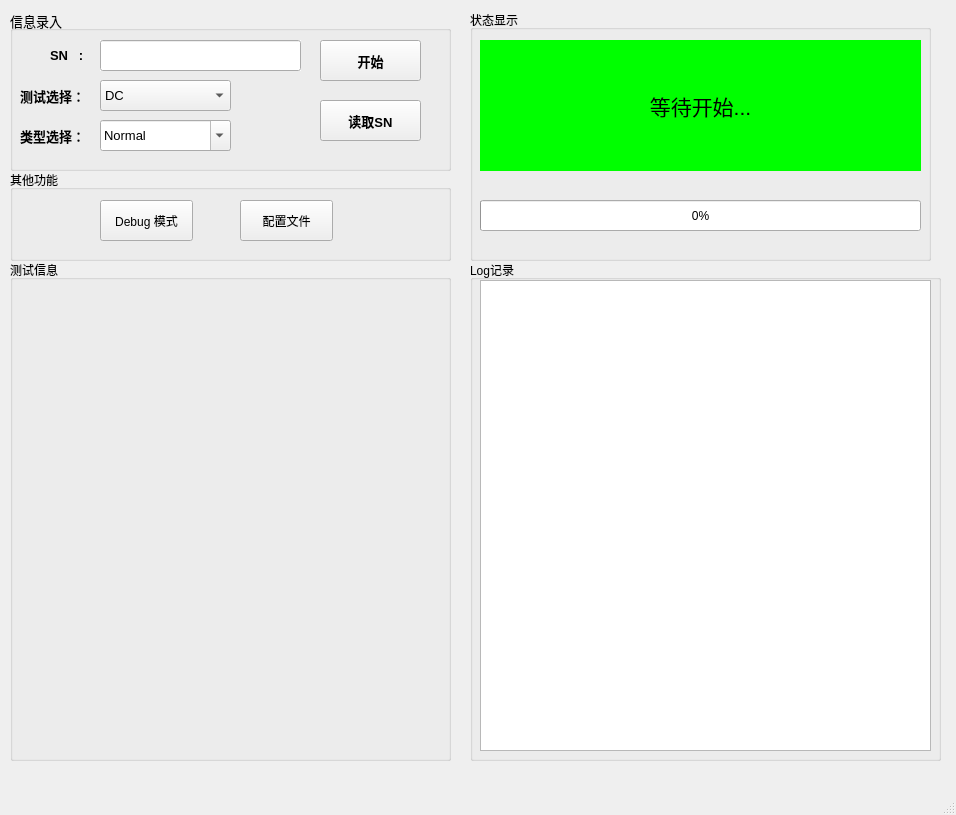
<?xml version="1.0" encoding="UTF-8"?>
<ui version="4.0">
 <class>MainWindow</class>
 <widget class="QMainWindow" name="MainWindow">
  <property name="geometry">
   <rect>
    <x>0</x>
    <y>0</y>
    <width>956</width>
    <height>815</height>
   </rect>
  </property>
  <property name="windowTitle">
   <string>FS400 Final Test V2.0</string>
  </property>
  <widget class="QWidget" name="centralwidget">
   <widget class="QGroupBox" name="groupBox">
    <property name="geometry">
     <rect>
      <x>10</x>
      <y>10</y>
      <width>441</width>
      <height>161</height>
     </rect>
    </property>
    <property name="font">
     <font>
      <family>Microsoft YaHei UI</family>
      <pointsize>10</pointsize>
     </font>
    </property>
    <property name="title">
     <string>信息录入</string>
    </property>
    <widget class="QLabel" name="label">
     <property name="geometry">
      <rect>
       <x>40</x>
       <y>10</y>
       <width>51</width>
       <height>71</height>
      </rect>
     </property>
     <property name="font">
      <font>
       <family>Microsoft YaHei UI</family>
       <pointsize>10</pointsize>
       <weight>75</weight>
       <bold>true</bold>
      </font>
     </property>
     <property name="text">
      <string>SN   :</string>
     </property>
    </widget>
    <widget class="QLineEdit" name="lineEdit">
     <property name="geometry">
      <rect>
       <x>90</x>
       <y>30</y>
       <width>201</width>
       <height>31</height>
      </rect>
     </property>
     <property name="font">
      <font>
       <family>Arial</family>
       <pointsize>12</pointsize>
      </font>
     </property>
     <property name="cursor">
      <cursorShape>IBeamCursor</cursorShape>
     </property>
     <property name="autoFillBackground">
      <bool>true</bool>
     </property>
     <property name="text">
      <string/>
     </property>
     <property name="maxLength">
      <number>32766</number>
     </property>
     <property name="frame">
      <bool>true</bool>
     </property>
     <property name="echoMode">
      <enum>QLineEdit::Normal</enum>
     </property>
     <property name="alignment">
      <set>Qt::AlignLeading|Qt::AlignLeft|Qt::AlignVCenter</set>
     </property>
     <property name="dragEnabled">
      <bool>false</bool>
     </property>
    </widget>
    <widget class="QPushButton" name="start_test_butt">
     <property name="geometry">
      <rect>
       <x>310</x>
       <y>30</y>
       <width>101</width>
       <height>41</height>
      </rect>
     </property>
     <property name="minimumSize">
      <size>
       <width>50</width>
       <height>0</height>
      </size>
     </property>
     <property name="font">
      <font>
       <pointsize>10</pointsize>
       <weight>75</weight>
       <bold>true</bold>
      </font>
     </property>
     <property name="text">
      <string>开始</string>
     </property>
    </widget>
    <widget class="QComboBox" name="Test_type">
     <property name="geometry">
      <rect>
       <x>90</x>
       <y>110</y>
       <width>131</width>
       <height>31</height>
      </rect>
     </property>
     <property name="font">
      <font>
       <pointsize>10</pointsize>
      </font>
     </property>
     <property name="editable">
      <bool>true</bool>
     </property>
     <item>
      <property name="text">
       <string>Normal</string>
      </property>
     </item>
     <item>
      <property name="text">
       <string>金样</string>
      </property>
     </item>
     <item>
      <property name="text">
       <string>客户返回复测</string>
      </property>
     </item>
     <item>
      <property name="text">
       <string>Debug</string>
      </property>
     </item>
     <item>
      <property name="text">
       <string>HTOL168</string>
      </property>
     </item>
     <item>
      <property name="text">
       <string>HTOL500</string>
      </property>
     </item>
     <item>
      <property name="text">
       <string>HTOL1000</string>
      </property>
     </item>
     <item>
      <property name="text">
       <string>HTOL2000</string>
      </property>
     </item>
     <item>
      <property name="text">
       <string>TC</string>
      </property>
     </item>
     <item>
      <property name="text">
       <string>ESD</string>
      </property>
     </item>
     <item>
      <property name="text">
       <string>DH168</string>
      </property>
     </item>
     <item>
      <property name="text">
       <string>DH500</string>
      </property>
     </item>
     <item>
      <property name="text">
       <string>DH1000</string>
      </property>
     </item>
     <item>
      <property name="text">
       <string>DH2000</string>
      </property>
     </item>
    </widget>
    <widget class="QLabel" name="label_5">
     <property name="geometry">
      <rect>
       <x>10</x>
       <y>100</y>
       <width>81</width>
       <height>51</height>
      </rect>
     </property>
     <property name="font">
      <font>
       <family>Microsoft YaHei UI</family>
       <pointsize>10</pointsize>
       <weight>75</weight>
       <bold>true</bold>
      </font>
     </property>
     <property name="text">
      <string>类型选择：</string>
     </property>
    </widget>
    <widget class="QLabel" name="label_4">
     <property name="geometry">
      <rect>
       <x>10</x>
       <y>60</y>
       <width>81</width>
       <height>51</height>
      </rect>
     </property>
     <property name="font">
      <font>
       <family>Microsoft YaHei UI</family>
       <pointsize>10</pointsize>
       <weight>75</weight>
       <bold>true</bold>
      </font>
     </property>
     <property name="text">
      <string>测试选择：</string>
     </property>
    </widget>
    <widget class="QComboBox" name="Test_item">
     <property name="geometry">
      <rect>
       <x>90</x>
       <y>70</y>
       <width>131</width>
       <height>31</height>
      </rect>
     </property>
     <property name="font">
      <font>
       <pointsize>10</pointsize>
      </font>
     </property>
     <item>
      <property name="text">
       <string>DC</string>
      </property>
     </item>
     <item>
      <property name="text">
       <string>TxBW</string>
      </property>
     </item>
     <item>
      <property name="text">
       <string>ICR</string>
      </property>
     </item>
     <item>
      <property name="text">
       <string>RxRes</string>
      </property>
     </item>
     <item>
      <property name="text">
       <string>PeSkew</string>
      </property>
     </item>
     <item>
      <property name="text">
       <string>VOAcal</string>
      </property>
     </item>
    </widget>
    <widget class="QPushButton" name="read_SN">
     <property name="geometry">
      <rect>
       <x>310</x>
       <y>90</y>
       <width>101</width>
       <height>41</height>
      </rect>
     </property>
     <property name="minimumSize">
      <size>
       <width>93</width>
       <height>0</height>
      </size>
     </property>
     <property name="font">
      <font>
       <pointsize>10</pointsize>
       <weight>75</weight>
       <bold>true</bold>
      </font>
     </property>
     <property name="text">
      <string>读取SN</string>
     </property>
    </widget>
   </widget>
   <widget class="QGroupBox" name="groupBox_2">
    <property name="geometry">
     <rect>
      <x>470</x>
      <y>260</y>
      <width>471</width>
      <height>501</height>
     </rect>
    </property>
    <property name="font">
     <font>
      <family>Microsoft YaHei UI</family>
      <pointsize>9</pointsize>
     </font>
    </property>
    <property name="title">
     <string>Log记录</string>
    </property>
    <widget class="QPlainTextEdit" name="plainTextEdit">
     <property name="geometry">
      <rect>
       <x>10</x>
       <y>20</y>
       <width>451</width>
       <height>471</height>
      </rect>
     </property>
     <property name="font">
      <font>
       <pointsize>9</pointsize>
      </font>
     </property>
     <property name="focusPolicy">
      <enum>Qt::NoFocus</enum>
     </property>
     <property name="verticalScrollBarPolicy">
      <enum>Qt::ScrollBarAsNeeded</enum>
     </property>
     <property name="horizontalScrollBarPolicy">
      <enum>Qt::ScrollBarAsNeeded</enum>
     </property>
     <property name="sizeAdjustPolicy">
      <enum>QAbstractScrollArea::AdjustIgnored</enum>
     </property>
     <property name="readOnly">
      <bool>true</bool>
     </property>
    </widget>
   </widget>
   <widget class="QGroupBox" name="groupBox_3">
    <property name="geometry">
     <rect>
      <x>470</x>
      <y>10</y>
      <width>461</width>
      <height>251</height>
     </rect>
    </property>
    <property name="font">
     <font>
      <family>Microsoft YaHei UI</family>
      <pointsize>9</pointsize>
     </font>
    </property>
    <property name="title">
     <string>状态显示</string>
    </property>
    <property name="flat">
     <bool>false</bool>
    </property>
    <property name="checkable">
     <bool>false</bool>
    </property>
    <widget class="QLabel" name="test_status">
     <property name="geometry">
      <rect>
       <x>10</x>
       <y>30</y>
       <width>441</width>
       <height>131</height>
      </rect>
     </property>
     <property name="font">
      <font>
       <family>Microsoft YaHei UI</family>
       <pointsize>16</pointsize>
       <weight>50</weight>
       <bold>false</bold>
      </font>
     </property>
     <property name="autoFillBackground">
      <bool>false</bool>
     </property>
     <property name="styleSheet">
      <string notr="true">background-color: rgb(0, 255, 0);</string>
     </property>
     <property name="text">
      <string>等待开始...</string>
     </property>
     <property name="alignment">
      <set>Qt::AlignCenter</set>
     </property>
    </widget>
    <widget class="QProgressBar" name="progressBar">
     <property name="geometry">
      <rect>
       <x>10</x>
       <y>190</y>
       <width>441</width>
       <height>31</height>
      </rect>
     </property>
     <property name="value">
      <number>0</number>
     </property>
    </widget>
   </widget>
   <widget class="QGroupBox" name="groupBox_4">
    <property name="geometry">
     <rect>
      <x>10</x>
      <y>260</y>
      <width>441</width>
      <height>501</height>
     </rect>
    </property>
    <property name="font">
     <font>
      <family>Microsoft YaHei UI</family>
      <pointsize>9</pointsize>
     </font>
    </property>
    <property name="title">
     <string>测试信息</string>
    </property>
    <widget class="QLabel" name="label_2">
     <property name="geometry">
      <rect>
       <x>10</x>
       <y>20</y>
       <width>421</width>
       <height>371</height>
      </rect>
     </property>
     <property name="font">
      <font>
       <family>Microsoft YaHei</family>
       <pointsize>10</pointsize>
      </font>
     </property>
     <property name="contextMenuPolicy">
      <enum>Qt::DefaultContextMenu</enum>
     </property>
     <property name="autoFillBackground">
      <bool>false</bool>
     </property>
     <property name="text">
      <string/>
     </property>
     <property name="alignment">
      <set>Qt::AlignLeading|Qt::AlignLeft|Qt::AlignTop</set>
     </property>
     <property name="wordWrap">
      <bool>true</bool>
     </property>
    </widget>
    <widget class="QLabel" name="label_3">
     <property name="geometry">
      <rect>
       <x>40</x>
       <y>390</y>
       <width>301</width>
       <height>101</height>
      </rect>
     </property>
     <property name="styleSheet">
      <string notr="true">border-image: url(:/newPrefix/Resources/arise.png);</string>
     </property>
     <property name="text">
      <string/>
     </property>
    </widget>
   </widget>
   <widget class="QGroupBox" name="groupBox_5">
    <property name="geometry">
     <rect>
      <x>10</x>
      <y>170</y>
      <width>441</width>
      <height>91</height>
     </rect>
    </property>
    <property name="font">
     <font>
      <family>Microsoft YaHei UI</family>
      <pointsize>9</pointsize>
     </font>
    </property>
    <property name="title">
     <string>其他功能</string>
    </property>
    <widget class="QPushButton" name="start_test_butt_3">
     <property name="geometry">
      <rect>
       <x>90</x>
       <y>30</y>
       <width>93</width>
       <height>41</height>
      </rect>
     </property>
     <property name="minimumSize">
      <size>
       <width>93</width>
       <height>0</height>
      </size>
     </property>
     <property name="font">
      <font>
       <pointsize>9</pointsize>
      </font>
     </property>
     <property name="text">
      <string>Debug 模式</string>
     </property>
    </widget>
    <widget class="QPushButton" name="start_test_butt_4">
     <property name="geometry">
      <rect>
       <x>230</x>
       <y>30</y>
       <width>93</width>
       <height>41</height>
      </rect>
     </property>
     <property name="minimumSize">
      <size>
       <width>93</width>
       <height>0</height>
      </size>
     </property>
     <property name="font">
      <font>
       <pointsize>9</pointsize>
      </font>
     </property>
     <property name="text">
      <string>配置文件</string>
     </property>
    </widget>
   </widget>
  </widget>
  <widget class="QMenuBar" name="menubar">
   <property name="geometry">
    <rect>
     <x>0</x>
     <y>0</y>
     <width>956</width>
     <height>26</height>
    </rect>
   </property>
  </widget>
  <widget class="QStatusBar" name="statusbar"/>
 </widget>
 <tabstops>
  <tabstop>lineEdit</tabstop>
  <tabstop>start_test_butt_3</tabstop>
  <tabstop>start_test_butt_4</tabstop>
 </tabstops>
 <resources>
  <include location="Picture_resuorce.qrc"/>
 </resources>
 <connections/>
 <slots>
  <slot>Start_test()</slot>
  <slot>Stop_test()</slot>
 </slots>
</ui>
